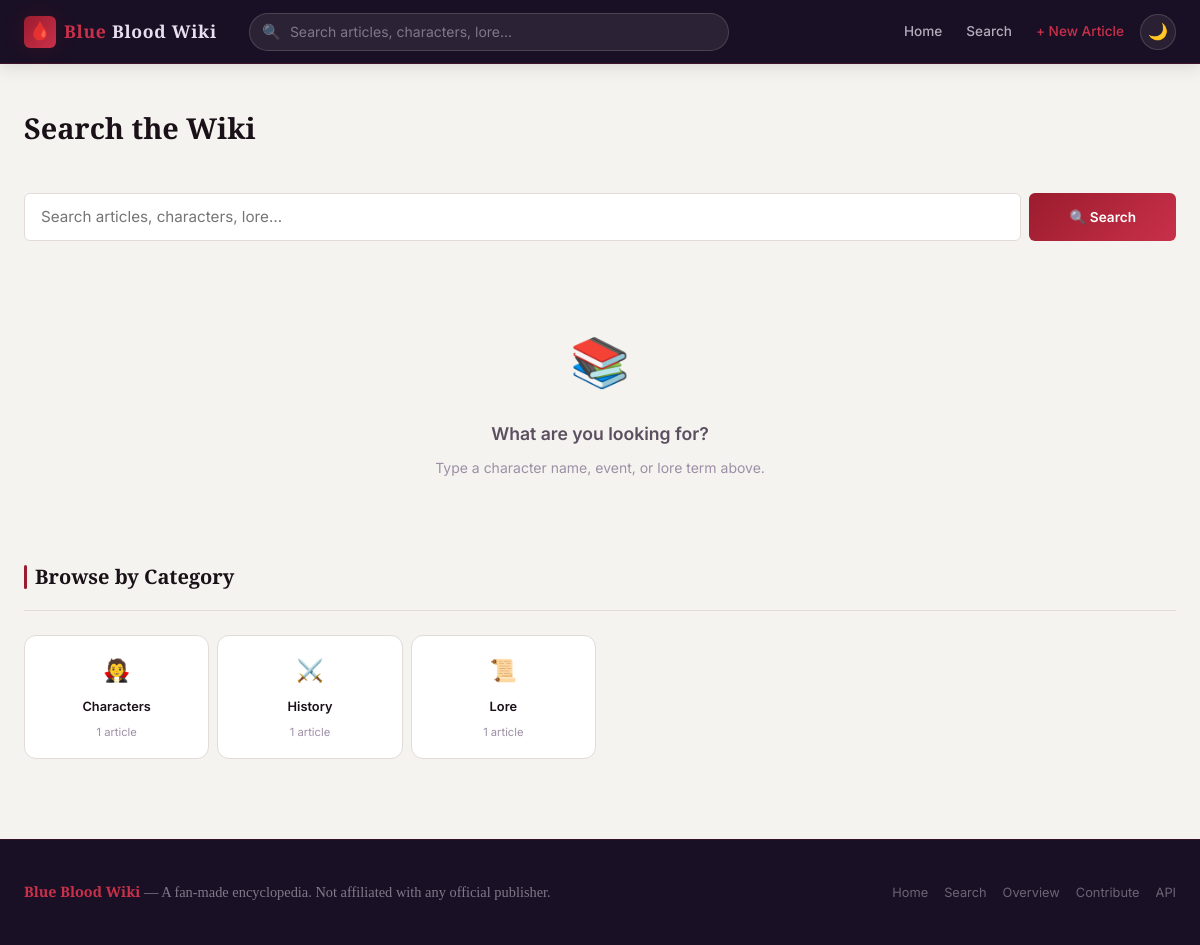
Screenshot of /search with the database file from the repository.
### tables this page shows
CREATE TABLE articles (
                id           INTEGER PRIMARY KEY AUTOINCREMENT,
                slug         TEXT    NOT NULL UNIQUE,
                title        TEXT    NOT NULL,
                content      TEXT    NOT NULL DEFAULT '',
                html_content TEXT    NOT NULL DEFAULT '',
                tags         TEXT    NOT NULL DEFAULT '',
                category     TEXT    NOT NULL DEFAULT 'General',
                view_count   INTEGER NOT NULL DEFAULT 0,
                created_at   TEXT    NOT NULL,
                updated_at   TEXT    NOT NULL
            );

### backend/routes/pages.py (the view)
@router.get("/search", response_class=HTMLResponse)
async def search_page(request: Request, q: str = ""):
    results = []
    if q.strip():
        results = await crud.search_articles(q.strip())
    categories = await crud.get_categories()
    return templates.TemplateResponse(
        "search.html",
        {
            "request": request,
            "query": q,
            "results": results,
            "categories": categories,
            "page_title": f'Search: "{q}" — Blue Blood Wiki' if q else "Search — Blue Blood Wiki",
        },
    )

### templates/search.html (shortened to what this page needs)
{% extends "base.html" %}
{% block content %}
<div class="container">
  <div class="search-page">
    <div class="search-page__header">
      <h1 class="search-page__title">
        {% if query %}Search Results{% else %}Search the Wiki{% endif %}
      </h1>
    </div>
    <form class="search-page__form" action="/search" method="get" role="search">
      <input
        id="search-page-input"
        name="q"
        type="search"
        class="search-page__input"
        placeholder="Search articles, characters, lore…"
        value="{{ query }}"
        autocomplete="off"
        autocorrect="off"
        aria-label="Search query"
        autofocus
      >
      <button type="submit" class="btn btn--primary" id="search-submit-btn" style="height:48px;padding:0 var(--space-xl);">
        🔍 Search
      </button>
    </form>
    {% if query %}
      {% if results %}
        <div aria-label="Search results" aria-live="polite">
          {% for r in results %}
          <a href="/wiki/{{ r.slug }}" class="search-result-card" id="result-{{ loop.index }}">
            <div class="search-result-card__title">{{ r.title }}</div>
            <div class="search-result-card__meta">
              <span style="font-weight:600;color:var(--accent-primary);">{{ r.category }}</span>
              {% if r.tags %}
              <span>·</span>
              {% for tag in r.tags.split(',') %}
              {% if tag.strip() %}
              <span class="tag" style="height:20px;font-size:0.7rem;">{{ tag.strip() }}</span>
              {% endif %}
              {% endfor %}
              {% endif %}
            </div>
            {% if r.snippet %}
            <div class="search-result-card__snippet">{{ r.snippet }}</div>
            {% endif %}
          </a>
          {% endfor %}
        </div>
      {% else %}
        <div class="empty-state">
          <div class="empty-state__icon">🔍</div>
          <p class="empty-state__title">No results found</p>
          <p class="empty-state__desc">
            Try different keywords, or
            <a href="/wiki/{{ query | lower | replace(' ', '-') }}/edit" style="color:var(--accent-primary);">
              create an article about "{{ query }}"
            </a>.
          </p>
        </div>
      {% endif %}
    {% else %}
      <div class="empty-state" style="padding: var(--space-xl) 0;">
        <div class="empty-state__icon">📚</div>
        <p class="empty-state__title">What are you looking for?</p>
        <p class="empty-state__desc">Type a character name, event, or lore term above.</p>
      </div>
      {% if categories %}
      <div class="section-header mt-xl">
        <h2 class="section-title">Browse by Category</h2>
      </div>
      <div class="categories-grid">
        {% set category_icons = {
          'Characters': '🧛',
          'Lore': '📜',
          'History': '⚔️',
          'Locations': '🗺️',
          'Factions': '🏰',
          'Abilities': '✨',
          'Items': '💎',
          'General': '📖',
          'Events': '📅',
          'Creatures': '🐺'
        } %}
        {% for cat in categories %}
        <a href="/category/{{ cat.category | urlencode }}" class="category-badge" id="cat-search-{{ loop.index }}">
          <span class="category-badge__icon" aria-hidden="true">{{ category_icons.get(cat.category, '📂') }}</span>
          <span class="category-badge__name">{{ cat.category }}</span>
          <span class="category-badge__count">{{ cat.article_count }} article{% if cat.article_count != 1 %}s{% endif %}</span>
        </a>
        {% endfor %}
      </div>
      {% endif %}
    {% endif %}
  </div>
</div>
{% endblock %}

### rows the page displays
articles: get "🧛", category "Characters", article_count "1"
articles: get "⚔️", category "History", article_count "1"
articles: get "📜", category "Lore", article_count "1"
